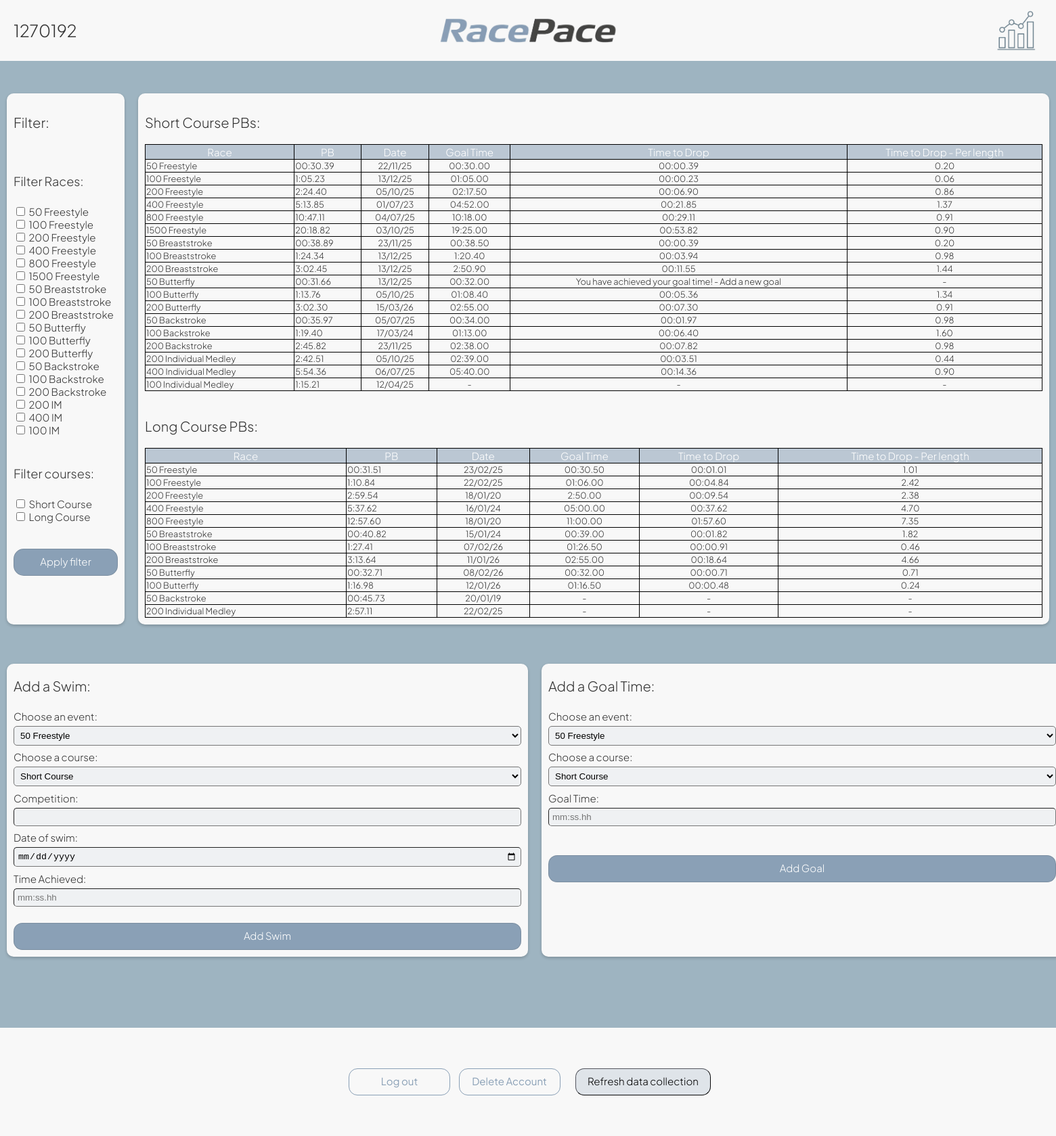
/home (signed in), run on the app's committed database.
### tables this page shows
CREATE TABLE goal (
            rankings_ID INTEGER NOT NULL,
            race_ID INTEGER NOT NULL,
            goal_time TIME,
            PRIMARY KEY (rankings_ID , race_ID),
            FOREIGN KEY (rankings_ID) REFERENCES user(rankings_ID),
            FOREIGN KEY (race_ID) REFERENCES race(race_ID)
                    );

### blueprints/userManagement.py (the view)
@userManagement_bp.route("/home", methods=['GET', 'POST'])
def home():
    short_PBs, long_PBs = find_PBs(session['currentSwimmer_ID'])
    return render_template("home.html", short_PBs=short_PBs, long_PBs=long_PBs, selectedRaceNames=None, selectedCourses=None, name=session['currentSwimmer_name'])

### database/database.py (called while the page is built)
def find_race_from_ID(race_ID: int):
    with sqlite3.connect(db_name) as conn:
        cursor = conn.cursor()
        cursor.execute("""SELECT distance, stroke
                        FROM race
                        WHERE race_ID = ? """ , (str(race_ID),))
        result = cursor.fetchone()
        result = str(result[0]) + " " + str(result[1])
        return result

def parse_swim_time(value):
    value = str(value).strip()
    if value == "":
        return None
    for format in ("%M:%S.%f", "%M:%S"):
        try:
            return datetime.strptime(value, format)
        except ValueError:
            continue
    return None

def calculate_drop_time(pb_time, goal_time):
    pb_parsed = parse_swim_time(pb_time)
    goal_parsed = parse_swim_time(goal_time)
    if pb_parsed is None or goal_parsed is None:
        return "-"
    difference = pb_parsed - goal_parsed
    if difference.total_seconds() < 0:
        return "You have achieved your goal time! - Add a new goal"
    total_hundredths = round(difference.total_seconds() * 100)
    minutes = total_hundredths // 6000
    seconds = (total_hundredths % 6000) // 100
    hundredths = total_hundredths % 100
    return f"{minutes:02}:{seconds:02}.{hundredths:02}"

def calculate_drop_per_length(pb_time, goal_time, lengths):
    if lengths is None or lengths == 0:
        return "-"
    pb_parsed = parse_swim_time(pb_time)
    goal_parsed = parse_swim_time(goal_time)
    if pb_parsed is None or goal_parsed is None:
        return "-"
    difference_seconds = (pb_parsed - goal_parsed).total_seconds()
    if difference_seconds <= 0:
        return "-"
    per_length_seconds = difference_seconds / lengths
    return f"{per_length_seconds:.2f}"

def num_lengths(race_ID):
    with sqlite3.connect(db_name) as conn:
        cursor = conn.cursor()
        cursor.execute("""SELECT distance, course
                        FROM race
                        WHERE race_ID = ? """ , (str(race_ID),))
        result = cursor.fetchone()
        if result[0] != None:
            metres = result[0]
            course = result[1]
            if course in ("S", "Short"):
                lengths = metres / 25
            elif course in ("L", "Long"):
                lengths = metres / 50
            else:
                return None
            return lengths
        else:
            return None

### templates/home.html (shortened to what this page needs)
<!DOCTYPE html>
<html lang="en">
<head>
  <link rel="stylesheet" href="{{ url_for('static', filename='home.css') }}">
</head>
<body>
<div class="header">
  <p id="name">{{ name }}</p>
  <img src="{{ url_for('static', filename='images/logoName.png') }}" id="logoName" alt="Race Pace">
  <a href="/dataAnalysis"><img src="{{ url_for('static', filename='images/graph.png') }}" alt="Data Analysis" id="graph"></a>
</div>
  <br>
  <br>
  <div class="main">
  <form action="/filter" method="POST" id="filterForm">
      <h3>Filter:</h3>
      <br>
      <h4>Filter Races:</h4>
      <label><input type="checkbox" name="filter_race" value="1"> 50 Freestyle</label><br>
      <label><input type="checkbox" name="filter_race" value="2"> 100 Freestyle</label><br>
      <label><input type="checkbox" name="filter_race" value="3"> 200 Freestyle</label><br>
      <label><input type="checkbox" name="filter_race" value="4"> 400 Freestyle</label><br>
      <label><input type="checkbox" name="filter_race" value="5"> 800 Freestyle</label><br>
      <label><input type="checkbox" name="filter_race" value="6"> 1500 Freestyle</label><br>
      <label><input type="checkbox" name="filter_race" value="7"> 50 Breaststroke</label><br>
      <label><input type="checkbox" name="filter_race" value="8"> 100 Breaststroke</label><br>
      <label><input type="checkbox" name="filter_race" value="9"> 200 Breaststroke</label><br>
      <label><input type="checkbox" name="filter_race" value="10"> 50 Butterfly</label><br>
      <label><input type="checkbox" name="filter_race" value="11"> 100 Butterfly</label><br>
      <label><input type="checkbox" name="filter_race" value="12"> 200 Butterfly</label><br>
      <label><input type="checkbox" name="filter_race" value="13"> 50 Backstroke</label><br>
      <label><input type="checkbox" name="filter_race" value="14"> 100 Backstroke</label><br>
      <label><input type="checkbox" name="filter_race" value="15"> 200 Backstroke</label><br>
      <label><input type="checkbox" name="filter_race" value="16"> 200 IM</label><br>
      <label><input type="checkbox" name="filter_race" value="17"> 400 IM</label><br>
      <label><input type="checkbox" name="filter_race" value="18"> 100 IM</label>
      <br>
      <br>
      <h4>Filter courses:</h4>
      <label><input type="checkbox" name="filter_course" value="S"> Short Course</label><br>
      <label><input type="checkbox" name="filter_course" value="L"> Long Course</label>
      <br>
      <br>
      <br>
      <input type="submit" value="Apply filter" id="filterSubmit"/>
  </form>
  <div class="tables">
  {% if selectedCourses is not defined or selectedCourses is none or "S" in selectedCourses %}
  <h3>Short Course PBs:</h3>
  <table>
    <tr class="tableHeader">
      <th>Race</th>
      <th>PB</th>
      <th>Date</th>
      <th>Goal Time</th>
      <th>Time to Drop</th>
      <th>Time to Drop - Per length</th>
    </tr>
    {% for swim in short_PBs if selectedRaceNames is not defined or selectedRaceNames is none or swim[0] in
    selectedRaceNames %}
    <tr style="font-size: 0.85em; font-weight: Thin;">
      <td style="text-align: left;">{{ swim[0] }}</td>
      <td style="text-align: left;">{{ swim[1] }}</td>
      <td style="text-align: center;">{{ swim[2] }}</td>
      <td style="text-align: center;">{{ swim[3] if swim[3] is not none else '-' }}</td>
      <td style="text-align: center;">{{ swim[4] if swim[4] is not none else '-' }}</td>
      <td style="text-align: center;">{{ swim[5] if swim[5] is not none else '-' }}</td>
    </tr>
    {% endfor %}
  </table>
  {% endif %}
  <br>
  {% if selectedCourses is not defined or selectedCourses is none or "L" in selectedCourses %}
  <h3>Long Course PBs:</h3>
  <table>
    <tr class="tableHeader">
      <th>Race</th>
      <th>PB</th>
      <th>Date</th>
      <th>Goal Time</th>
      <th>Time to Drop</th>
      <th>Time to Drop - Per length</th>
    </tr>
    {% for swim in long_PBs if selectedRaceNames is not defined or selectedRaceNames is none or swim[0] in
    selectedRaceNames %}
    <tr style="font-size: 0.85em; font-weight: Thin;">
      <td style="text-align: left;">{{ swim[0] }}</td>
      <td style="text-align: left;">{{ swim[1] }}</td>
      <td style="text-align: center;">{{ swim[2] }}</td>
      <td style="text-align: center;">{{ swim[3] if swim[3] is not none else '-' }}</td>
      <td style="text-align: center;">{{ swim[4] if swim[4] is not none else '-' }}</td>
      <td style="text-align: center;">{{ swim[5] if swim[5] is not none else '-' }}</td>
    </tr>
    {% endfor %}
  </table>
  {% endif %}
</div>
</div>
  <br>
  <br>
<div class="addFormsContainer">
<div class="addForms">
  <form action="/addSwim" method="POST">
      <h3>Add a Swim: </h3>
      <label for="race_ID">Choose an event:</label>
      <select id="race_ID" name="race_ID" class="inputField">
        <option value="1">50 Freestyle</option>
      </select>
      <br>
      <label for="course">Choose a course:</label>
      <select id="course" name="course" class="inputField">
        <option value="S">Short Course</option>
      </select>
      <br>
      <label for="comp_name"> Competition: </label>
      <input name="comp_name" id="comp_name" type="text" class="inputField"/>
      <br>
      <label for="date">Date of swim:</label>
      <input name="date" id="date" type="date" class="inputField">
      <br>
      <label for="final_time">Time Achieved:</label>
      <input name="final_time" id="final_time" type="text" placeholder="mm:ss.hh" pattern="[0-5]?\d:[0-5]\d\.\d{2}" class="inputField">
      <br>
      <br>
      <input type="submit" value="Add Swim" class="formSubmit" />
  </form>
</div>
  <div class="addForms">
  <form action="/addGoal" method="POST">
      <h3>Add a Goal Time: </h3>
      <label for="race_ID">Choose an event:</label>
      <select id="race_ID" name="race_ID" class="inputField">
        <option value="1">50 Freestyle</option>
      </select>
      <br>
      <label for="course">Choose a course:</label>
      <select id="course" name="course" class="inputField">
        <option value="S">Short Course</option>
      </select>
      <br>
      <label for="goal_time"> Goal Time: </label>
      <input name="goal_time" id="goal_time" type="text" placeholder="mm:ss.hh" pattern="[0-5]?\d:[0-5]\d\.\d{2}" class="inputField">
      <br>
      <br>
      <br>
      <input type="submit" value="Add Goal" class="formSubmit" />
  </form>
  </div>
  </div>
  <br>
  <br>
  <br>
  <br>
  <br>
  <div class="footer">
  <form>
    <input type="submit" value="Log out" formaction="/logout" formmethod="POST" class="accountM"/>
    <input type="submit" value="Delete Account" formaction="/deleteAccount" formmethod="POST" class="accountM"/>
    <input type="submit" value="Refresh data collection" formaction="/refreshData" formmethod="POST" id="refreshData"/>
  </form>
  </div>
</body>
</html>

### static/home.css (style rules this page uses)
h3 { font-family: "jakarta","signa", sans-serif; font-variation-settings: "wdth" 90, "wght" 300; font-size: 20px; }
h4 { font-family: "jakarta","signa", sans-serif; font-variation-settings: "wdth" 90, "wght" 300; font-size: 18px; }
.header { background-color: #f8f8f8; padding: 20px; position: relative; display: flex; align-items: center; justify-content: flex-start; gap: 14px; min-height: 50px; }
body { background-color: #9EB4C1; color: #333; font-family: jakarta, Arial, sans-serif; margin: 0; padding: 0; font-variation-settings: "wdth" 90, "wght" 300; font-size: 15px; }
#logoName { display: block; height: 40px; width: auto; position: absolute; left: 50%; top: 50%; transform: translate(-50%, -50%); }
#name { font-family: "jakarta","signa", sans-serif; font-size: 25px; color: #333; margin: 0; line-height: 1; font-variation-settings: "wdth" 90, "wght" 300; }
#graph { height: 60px; width: auto; position: absolute; right: 5px; top: 50%; margin-right: 25px; transform: translateY(-50%); }
table { font-family: jakarta, arial, sans-serif; border-collapse: collapse; width: 100%; }
th, td { border: 1px solid black; }
.tableHeader { background-color: #8aa0b68a; color: white; font-weight: normal; padding: 8px; }
.main { display: flex; align-items: stretch; gap: 20px; padding: 10px; }
#filterForm { flex-shrink: 0; align-self: stretch; background-color: #f8f8f8; border-radius: 10px; width: 10%; box-shadow: 0 2px 4px rgba(0, 0, 0, 0.2); padding: 10px; }
.tables { flex: 1; background-color: #f8f8f8; display: flex; flex-direction: column; border-radius: 10px; padding: 10px; box-shadow: 0 2px 4px rgba(0, 0, 0, 0.2); }
.addForms { background-color: #f8f8f8; flex: 1; border-radius: 10px; box-sizing: border-box; margin: 10px; padding: 0 10px 10px 10px; box-shadow: 0 2px 4px rgba(0, 0, 0, 0.2); }
.addFormsContainer { display: flex; width: 100%; }
.footer { background-color: #f8f8f8; padding: 30px; display: flex; align-items: center; justify-content: center; min-height: 100px; }
#filterSubmit { width: 100%; height: 40px; align-items: center; padding: 5px 0 7px 0; border: 1px solid #576999dc; border-radius: 15px; background-color: #8AA0B6; border-color: #6c7c8b80; color: white; font-size: 15px; font-family: jakarta, Verdana, Geneva, Tahoma, sans-serif; font-weight: 300; }
.inputField { width: 750px; padding: 5px; margin: 5px 0; box-sizing: border-box; display: inline-block; background-color: #8aa0b615; border-radius: 5px; border-width: 1px; }
label[for] { display: inline-block; width: 135px; vertical-align: middle; display: inline-block; }
.formSubmit { width: 100%; height: 40px; align-items: center; padding: 3px 0 5px 0; border: 1px solid #576999dc; border-radius: 13px; background-color: #8AA0B6; border-color: #6c7c8b80; color: white; font-size: 15px; font-family: jakarta, Verdana, Geneva, Tahoma, sans-serif; font-weight: 300; }
.accountM { width: 150px; height: 40px; align-items: center; padding: 3px 0 5px 0; border: 1px solid; border-radius: 13px; background-color: rgba(255, 255, 255, 0); border-color: #8AA0B6; color: #8AA0B6; font-size: 15px; font-family: jakarta, Verdana, Geneva, Tahoma, sans-serif; font-weight: 400; margin: 5px; }
#refreshData { margin: 0 0 0 15px; width: 200px; height: 40px; padding: 3px 0 5px 0; box-sizing: border-box; display: inline-block; background-color: #8aa0b63b; border-color: #53555e; border-radius: 13px; border-width: 1px; font-size: 15px; font-family: jakarta, Verdana, Geneva, Tahoma, sans-serif; font-weight: 300; }

### data on the page
goal: swim "50 Freestyle", swim "00:30.39", swim "22/11/25", goal_time "00:30.00", swim "00:00.39", swim "0.20"
goal: swim "100 Freestyle", swim "1:05.23", swim "13/12/25", goal_time "01:05.00", swim "00:00.23", swim "0.06"
goal: swim "200 Freestyle", swim "2:24.40", swim "05/10/25", goal_time "02:17.50", swim "00:06.90", swim "0.86"
goal: swim "400 Freestyle", swim "5:13.85", swim "01/07/23", goal_time "04:52.00", swim "00:21.85", swim "1.37"
goal: swim "800 Freestyle", swim "10:47.11", swim "04/07/25", goal_time "10:18.00", swim "00:29.11", swim "0.91"
goal: swim "1500 Freestyle", swim "20:18.82", swim "03/10/25", goal_time "19:25.00", swim "00:53.82", swim "0.90"
goal: swim "50 Breaststroke", swim "00:38.89", swim "23/11/25", goal_time "00:38.50", swim "00:00.39", swim "0.20"
goal: swim "100 Breaststroke", swim "1:24.34", swim "13/12/25", goal_time "1:20.40", swim "00:03.94", swim "0.98"
goal: swim "200 Breaststroke", swim "3:02.45", swim "13/12/25", goal_time "2:50.90", swim "00:11.55", swim "1.44"
goal: swim "50 Butterfly", swim "00:31.66", swim "13/12/25", goal_time "00:32.00", swim "You have achieved your goal time! - Add a new goal", swim "-"
goal: swim "100 Butterfly", swim "1:13.76", swim "05/10/25", goal_time "01:08.40", swim "00:05.36", swim "1.34"
goal: swim "200 Butterfly", swim "3:02.30", swim "15/03/26", goal_time "02:55.00", swim "00:07.30", swim "0.91"
goal: swim "50 Backstroke", swim "00:35.97", swim "05/07/25", goal_time "00:34.00", swim "00:01.97", swim "0.98"
goal: swim "100 Backstroke", swim "1:19.40", swim "17/03/24", goal_time "01:13.00", swim "00:06.40", swim "1.60"
goal: swim "200 Backstroke", swim "2:45.82", swim "23/11/25", goal_time "02:38.00", swim "00:07.82", swim "0.98"
goal: swim "200 Individual Medley", swim "2:42.51", swim "05/10/25", goal_time "02:39.00", swim "00:03.51", swim "0.44"
goal: swim "400 Individual Medley", swim "5:54.36", swim "06/07/25", goal_time "05:40.00", swim "00:14.36", swim "0.90"
goal: swim "50 Freestyle", swim "00:31.51", swim "23/02/25", goal_time "00:30.50", swim "00:01.01", swim "1.01"
goal: swim "100 Freestyle", swim "1:10.84", swim "22/02/25", goal_time "01:06.00", swim "00:04.84", swim "2.42"
goal: swim "200 Freestyle", swim "2:59.54", swim "18/01/20", goal_time "2:50.00", swim "00:09.54", swim "2.38"
goal: swim "400 Freestyle", swim "5:37.62", swim "16/01/24", goal_time "05:00.00", swim "00:37.62", swim "4.70"
goal: swim "800 Freestyle", swim "12:57.60", swim "18/01/20", goal_time "11:00.00", swim "01:57.60", swim "7.35"
goal: swim "50 Breaststroke", swim "00:40.82", swim "15/01/24", goal_time "00:39.00", swim "00:01.82", swim "1.82"
goal: swim "100 Breaststroke", swim "1:27.41", swim "07/02/26", goal_time "01:26.50", swim "00:00.91", swim "0.46"
goal: swim "200 Breaststroke", swim "3:13.64", swim "11/01/26", goal_time "02:55.00", swim "00:18.64", swim "4.66"
goal: swim "50 Butterfly", swim "00:32.71", swim "08/02/26", goal_time "00:32.00", swim "00:00.71", swim "0.71"
goal: swim "100 Butterfly", swim "1:16.98", swim "12/01/26", goal_time "01:16.50", swim "00:00.48", swim "0.24"

### other printed values
{{ name }} "1270192"
{{ swim[0] }} "100 Individual Medley"
{{ swim[1] }} "1:15.21"
{{ swim[2] }} "12/04/25"
{{ swim[3] if swim[3] is not none else '-' }} "-"
{{ swim[4] if swim[4] is not none else '-' }} "-"
{{ swim[5] if swim[5] is not none else '-' }} "-"
{{ swim[0] }} "50 Backstroke" "200 Individual Medley"
{{ swim[1] }} "00:45.73" "2:57.11"
{{ swim[2] }} "20/01/19" "22/02/25"
{{ swim[3] if swim[3] is not none else '-' }} "-" "-"
{{ swim[4] if swim[4] is not none else '-' }} "-" "-"
{{ swim[5] if swim[5] is not none else '-' }} "-" "-"
